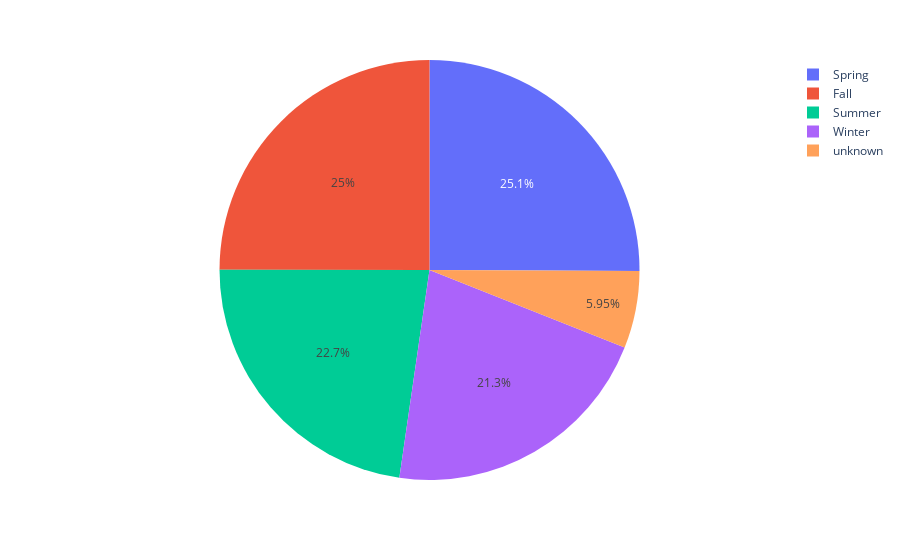

The code cell stored with this chart in its notebook:
### Code cell
# anime per season
season_counts = df['season'].value_counts().reset_index()
season_counts.columns = ['season', 'count']
fig= px.pie(
    season_counts,
    names='season',
    values='count',
    color='season',
    
 )
fig.show()

### Figure 1 — Plotly figure (JSON) as saved in the notebook; plotly's stock layout.template omitted (floating-point values rounded to 4 significant figures)
{"data": [{"customdata": [["Spring"], ["Fall"], ["Summer"], ["Winter"], ["unknown"]], "domain": {"x": [0, 1], "y": [0, 1]}, "hovertemplate": "season=%{customdata[0]}<br>count=%{value}<extra></extra>", "labels": ["Spring", "Fall", "Summer", "Winter", "unknown"], "legendgroup": "", "marker": {"colors": ["#636efa", "#EF553B", "#00cc96", "#ab63fa", "#FFA15A"]}, "name": "", "showlegend": true, "type": "pie", "values": [257, 256, 233, 218, 61]}], "layout": {"legend": {"tracegroupgap": 0}, "margin": {"t": 60}}}
